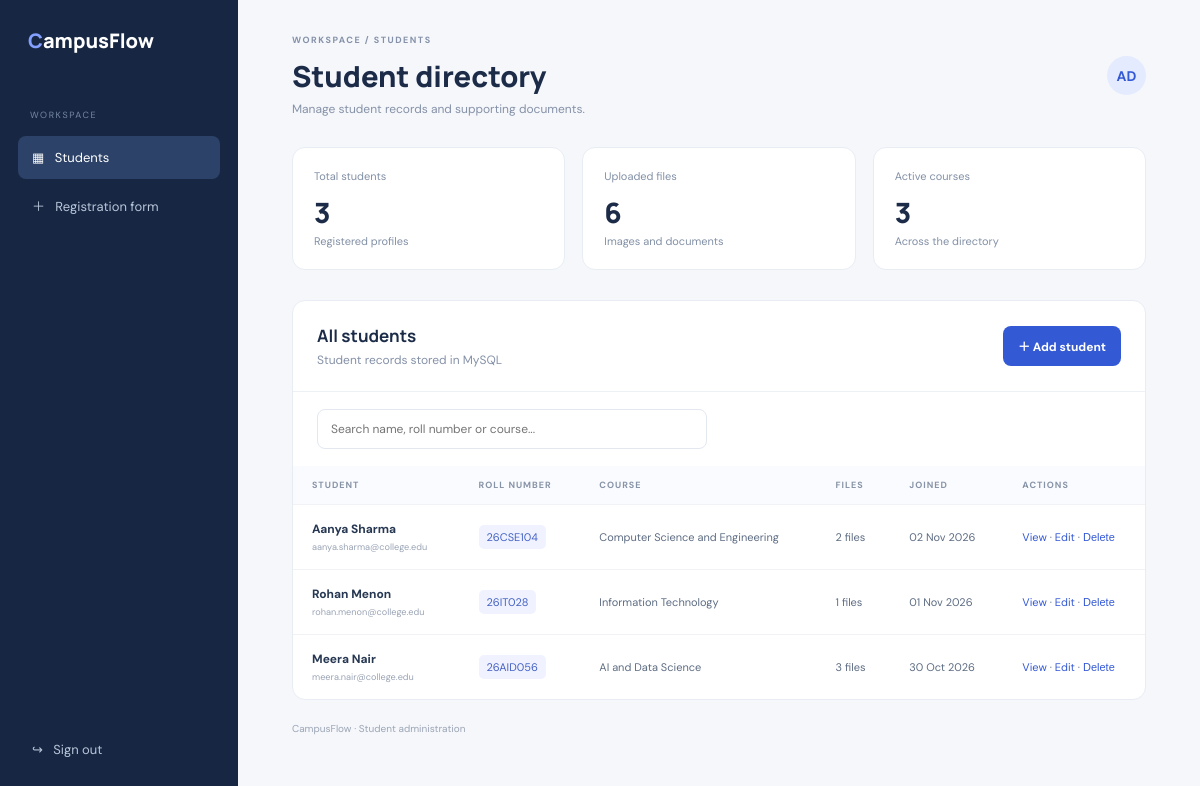
/php/view_students.php (signed in), run on the app's committed database.
### tables this page shows
CREATE TABLE IF NOT EXISTS students (
 id INT AUTO_INCREMENT PRIMARY KEY,
 name VARCHAR(120) NOT NULL,
 roll_number VARCHAR(40) NOT NULL UNIQUE,
 email VARCHAR(160) NOT NULL UNIQUE,
 course VARCHAR(100) NOT NULL,
 password_hash VARCHAR(255) NULL,
 created_at TIMESTAMP DEFAULT CURRENT_TIMESTAMP
);

### php/includes/auth.php (called while the page is built, shortened)
<?php
function e($value): string { return htmlspecialchars((string)$value, ENT_QUOTES, 'UTF-8'); }

### php/view_students.php (the view)
<?php require __DIR__.'/includes/db.php'; require __DIR__.'/includes/auth.php'; require_login(); $rows=$pdo->query("SELECT s.*, (SELECT COUNT(*) FROM student_files f WHERE f.student_id=s.id) file_count FROM students s ORDER BY s.created_at DESC")->fetchAll(); ?><!doctype html><html><head><meta charset="utf-8"><meta name="viewport" content="width=device-width,initial-scale=1"><title>Student Directory</title><link rel="stylesheet" href="admin.css"></head><body><aside class="sidebar"><div class="logo">C<span>ampusFlow</span></div><div class="nav-label">WORKSPACE</div><a class="active" href="view_students.php">▦ &nbsp; Students</a><a href="../frontend/register.html">＋ &nbsp; Registration form</a><div class="side-bottom"><a href="logout.php">↪ &nbsp; Sign out</a></div></aside><main class="main"><header class="header"><div><div class="crumb">WORKSPACE / STUDENTS</div><h1>Student directory</h1><p>Manage student records and supporting documents.</p></div><div class="avatar">AD</div></header><section class="stats"><article><span>Total students</span><strong><?=count($rows)?></strong><small>Registered profiles</small></article><article><span>Uploaded files</span><strong><?=array_sum(array_column($rows,'file_count'))?></strong><small>Images and documents</small></article><article><span>Active courses</span><strong><?=count(array_unique(array_column($rows,'course')))?></strong><small>Across the directory</small></article></section><section class="table-card"><div class="table-head"><div><h2>All students</h2><p>Student records stored in MySQL</p></div><a class="add-btn" href="add_student.php">＋ Add student</a></div><div class="search"><input id="search" placeholder="Search name, roll number or course..."></div><div class="table-scroll"><table><thead><tr><th>STUDENT</th><th>ROLL NUMBER</th><th>COURSE</th><th>FILES</th><th>JOINED</th><th>ACTIONS</th></tr></thead><tbody><?php foreach($rows as $r): ?><tr><td><b><?=e($r['name'])?></b><small><?=e($r['email'])?></small></td><td><span class="roll"><?=e($r['roll_number'])?></span></td><td><?=e($r['course'])?></td><td><?=e($r['file_count'])?> files</td><td><?=date('d M Y',strtotime($r['created_at']))?></td><td><a href="student_detail.php?id=<?=$r['id']?>">View</a> · <a href="edit_student.php?id=<?=$r['id']?>">Edit</a> · <form class="inline" method="post" action="delete_student.php" onsubmit="return confirm('Delete this student and their file records?')"><input type="hidden" name="id" value="<?=$r['id']?>"><button>Delete</button></form></td></tr><?php endforeach; if(!$rows): ?><tr><td colspan="6" class="empty">No students yet. Add a student to get started.</td></tr><?php endif; ?></tbody></table></div></section><footer>CampusFlow · Student administration</footer></main><script>document.getElementById('search').addEventListener('input',e=>{let q=e.target.value.toLowerCase();document.querySelectorAll('tbody tr').forEach(r=>r.style.display=r.innerText.toLowerCase().includes(q)?'':'none')})</script></body></html>

### php/admin.css (style rules this page uses)
* { box-sizing:border-box }
body { margin:0;background:#f5f7fb;color:#1b2b48;font:14px 'DM Sans',sans-serif }
.sidebar { position:fixed;inset:0 auto 0 0;width:238px;background:#172743;color:#b9c5d9;padding:27px 18px }
.logo { font:800 20px Manrope;color:white;margin:0 10px 55px }
.logo:first-letter { color:#83a0ff }
.nav-label { font-size:9px;letter-spacing:1.6px;color:#7788a6;margin:0 12px 15px }
.sidebar a { display:block;padding:13px 14px;color:#b9c5d9;text-decoration:none;border-radius:8px;margin:4px 0;font-size:13px }
.sidebar a.active { background:#2c4268;color:#fff }
.side-bottom { position:absolute;bottom:25px;left:18px;right:18px }
.main { margin-left:238px;padding:34px 4.5%;max-width:1500px }
.header { display:flex;justify-content:space-between;align-items:center }
.crumb { font-size:9px;letter-spacing:1.5px;color:#8491a8;font-weight:700 }
.header h1 { font:800 29px Manrope;margin:10px 0 5px }
.header p,.table-head p { color:#8591a7;margin:0;font-size:12px }
.avatar { width:39px;height:39px;border-radius:50%;background:#e5ebff;color:#3459d5;display:grid;place-items:center;font-weight:700 }
.stats { display:grid;grid-template-columns:repeat(3,1fr);gap:17px;margin:30px 0 }
.stats article,.table-card { background:white;border:1px solid #e8edf4;border-radius:13px;padding:21px }
.stats span,.stats small { display:block;color:#8290a6;font-size:11px }
.stats strong { display:block;font:800 28px Manrope;margin:10px 0 3px }
.table-card { padding:0 }
.table-head { display:flex;justify-content:space-between;align-items:center;padding:23px 24px;border-bottom:1px solid #edf0f5 }
.table-head h2 { font:700 17px Manrope;margin:0 0 5px }
.add-btn { background:#3459d5;color:white;text-decoration:none;padding:11px 15px;border-radius:8px;font-size:12px;font-weight:700 }
.search { padding:17px 24px }
.search input { width:100%;max-width:390px;border:1px solid #e3e8f0;border-radius:8px;padding:11px 13px;font:12px 'DM Sans' }
.table-scroll { overflow:auto }
table { width:100%;border-collapse:collapse;white-space:nowrap }
th { text-align:left;background:#fafbfe;color:#8793a7;font-size:9px;letter-spacing:1px;padding:13px 19px }
td { padding:16px 19px;border-top:1px solid #f0f2f6;color:#5d6c83;font-size:11px }
td b { display:block;color:#263752;font-size:12px }
td small { display:block;color:#9aa4b5;margin-top:4px }
td a,td button { color:#3459d5;text-decoration:none;font-size:11px;border:0;background:none;padding:0;cursor:pointer }
.roll { background:#f0f3ff;color:#4562c3;padding:5px 8px;border-radius:5px }
.inline { display:inline }
footer { color:#9ba5b5;font-size:10px;margin:22px 0 }

### data on the page
students: name "Aanya Sharma", email "aanya.sharma@college.edu", roll_number "26CSE104", course "Computer Science and Engineering", file_count "2", created_at "02 Nov 2026"
students: name "Rohan Menon", email "rohan.menon@college.edu", roll_number "26IT028", course "Information Technology", file_count "1", created_at "01 Nov 2026"
students: name "Meera Nair", email "meera.nair@college.edu", roll_number "26AID056", course "AI and Data Science", file_count "3", created_at "30 Oct 2026"

### other printed values
count($rows) "3"
array_sum(array_column($rows,'file_count')) "6"
count(array_unique(array_column($rows,'course'))) "3"
